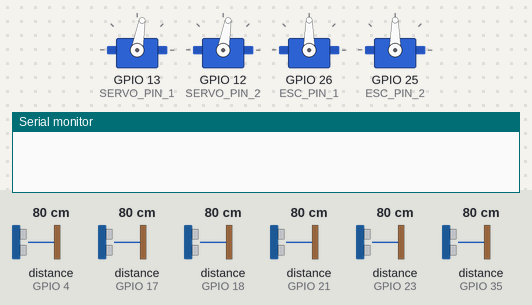
Simulated run of this sketch. Board: ESP32. Shown: 4 × servo, the last lines printed to the serial monitor. The inputs (shaded band) are chosen by the test bench; at power-on: distance to the obstacle (sensors on GPIO 4, GPIO 17, GPIO 18, GPIO 21, GPIO 23, GPIO 35) 80 cm. The echo pulse lasts 58.3 µs per cm.

Above: at 0.0 s.
At 3.3 s:
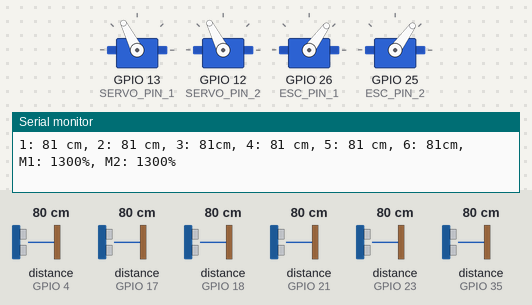
3.4 s: distance to the obstacle (sensor on GPIO 4) set to 2 cm
At 4.11 s:
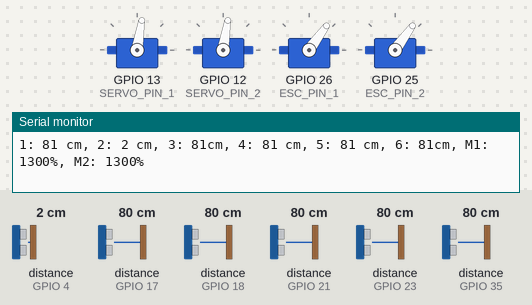
6.9 s: distance to the obstacle (sensor on GPIO 17) set to 120 cm
10.4 s: distance to the obstacle (sensor on GPIO 18) set to 2 cm
13.9 s: distance to the obstacle (sensor on GPIO 21) set to 250 cm
17.4 s: distance to the obstacle (sensor on GPIO 23) set to 250 cm
20.9 s: distance to the obstacle (sensor on GPIO 4) set to 117 cm
24.4 s: distance to the obstacle (sensor on GPIO 4) set to 120 cm
Timing chart, 0 to 28.9 s (numbered marks = the images above; inputs shaded):
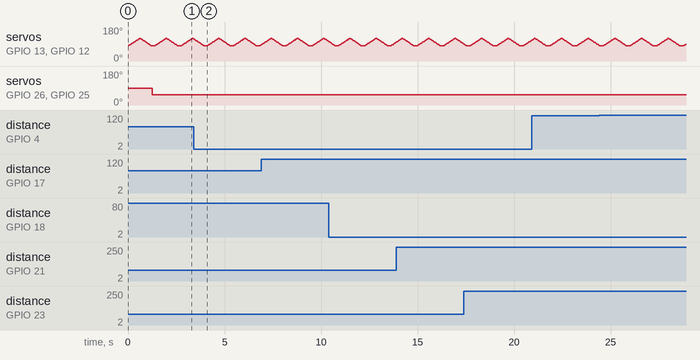

The sketch:

EspSensorCheck.ino
```cpp
#include <NewPing.h>
#include <ESP32Servo.h>

// Define Ultrasonic Sensor Parameters
#define MAX_DISTANCE 400  // Max distance for ultrasonic sensors

// Define TRIG and ECHO pins for 6 sensors
#define TRIG_PIN_1 22
#define ECHO_PIN_1 23
#define TRIG_PIN_2 2
#define ECHO_PIN_2 4
#define TRIG_PIN_3 16
#define ECHO_PIN_3 17
#define TRIG_PIN_4 5
#define ECHO_PIN_4 18
#define TRIG_PIN_5 19
#define ECHO_PIN_5 21
#define TRIG_PIN_6 32
#define ECHO_PIN_6 35

// Define Servo and ESC pins
#define SERVO_PIN_1 13
#define SERVO_PIN_2 12
#define ESC_PIN_1 26
#define ESC_PIN_2 25

// Create sensor objects for the ultrasonic sensors
NewPing sonar1(TRIG_PIN_1, ECHO_PIN_1, MAX_DISTANCE);
NewPing sonar2(TRIG_PIN_2, ECHO_PIN_2, MAX_DISTANCE);
NewPing sonar3(TRIG_PIN_3, ECHO_PIN_3, MAX_DISTANCE);
NewPing sonar4(TRIG_PIN_4, ECHO_PIN_4, MAX_DISTANCE);
NewPing sonar5(TRIG_PIN_5, ECHO_PIN_5, MAX_DISTANCE);
NewPing sonar6(TRIG_PIN_6, ECHO_PIN_6, MAX_DISTANCE);

// Create Servo objects for the servos and ESCs
Servo servo1;
Servo servo2;
Servo esc1;
Servo esc2;

int pos = 0;  // Servo position variable

void setup() {
Serial.begin(115200);

// Allocate timers for ESP32 servo control
ESP32PWM::allocateTimer(0);
ESP32PWM::allocateTimer(1);
ESP32PWM::allocateTimer(2);
ESP32PWM::allocateTimer(3);

// Attach servos and ESCs to their respective pins with a standard 50 Hz period
servo1.setPeriodHertz(50);
servo2.setPeriodHertz(50);
esc1.setPeriodHertz(50);
esc2.setPeriodHertz(50);

servo1.attach(SERVO_PIN_1, 500, 2400);  // Adjust pulse width range as needed for servo
servo2.attach(SERVO_PIN_2, 500, 2400);
esc1.attach(ESC_PIN_1, 1000, 2000);     // Typical pulse width range for ESCs
esc2.attach(ESC_PIN_2, 1000, 2000);
}

void loop() {
// Sweep the servos between 0 and 180 degrees
for (pos = 80; pos <= 120; pos += 1) {
    servo1.write(pos);
    servo2.write(pos);
    delay(15);
}

for (pos = 120; pos >= 80; pos -= 1) {
    servo1.write(pos);
    servo2.write(pos);
    delay(15);
}

// Control ESCs with mapped values (example: control based on ultrasonic sensor input)
int distance1 = sonar1.ping_cm();
int distance2 = sonar2.ping_cm();
int distance3 = sonar3.ping_cm();
int distance4 = sonar4.ping_cm();
int distance5 = sonar5.ping_cm();
int distance6 = sonar6.ping_cm();
int esc1Throttle = map(30, 0, 100, 1000, 2000);  // Map distance to throttle
int esc2Throttle = map(30, 0, 100, 1000, 2000);

esc1.writeMicroseconds(esc1Throttle);  // Set throttle for ESC 1
esc2.writeMicroseconds(esc2Throttle);  // Set throttle for ESC 2

// Log distances for debugging
Serial.print("1: "); Serial.print(distance1); Serial.print(" cm, ");
Serial.print("2: "); Serial.print(distance2); Serial.print(" cm, ");
Serial.print("3: "); Serial.print(distance3); Serial.print("cm, ");
Serial.print("4: "); Serial.print(distance4); Serial.print(" cm, ");
Serial.print("5: "); Serial.print(distance5); Serial.print(" cm, ");
Serial.print("6: "); Serial.print(distance6); Serial.print("cm, ");
Serial.print("M1: "); Serial.print(esc1Throttle); Serial.print("%, ");
Serial.print("M2: "); Serial.print(esc2Throttle); Serial.println("%");

delay(100);  // Delay between updates
}
```
